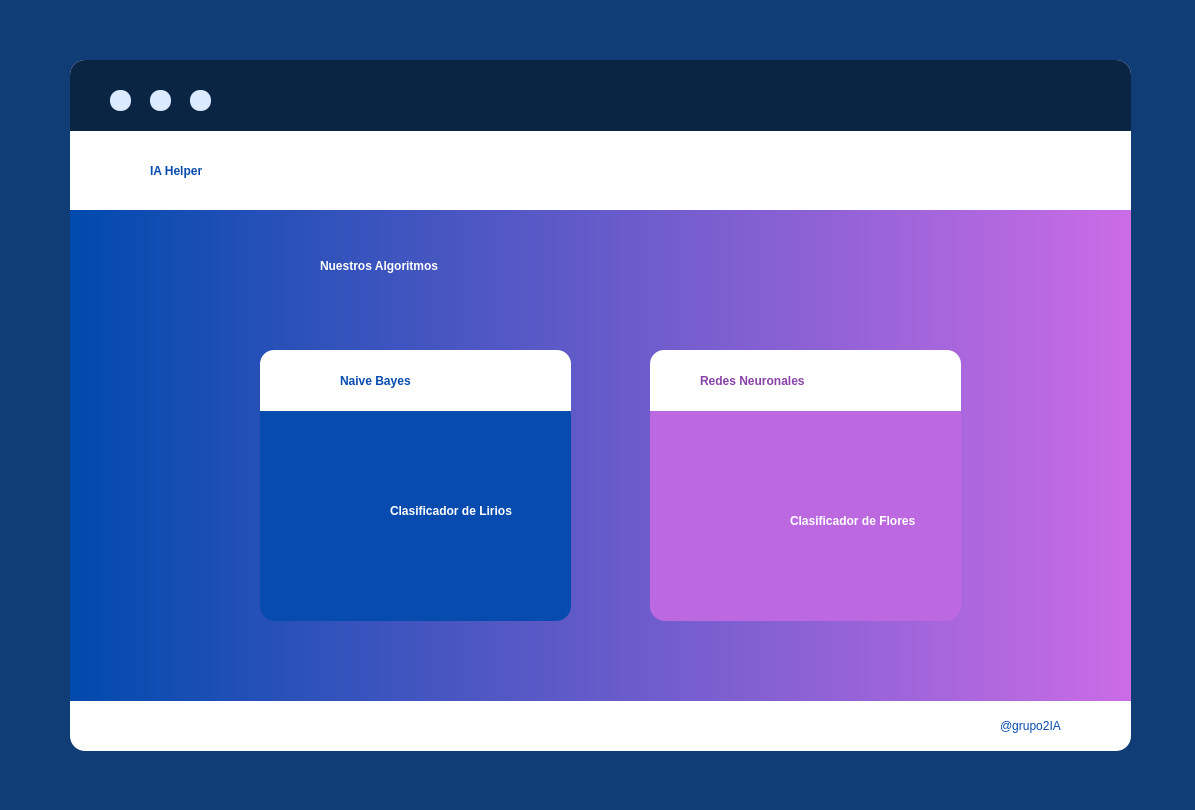
<?xml version="1.0" encoding="UTF-8"?>
<ui version="4.0">
 <class>MainWindow</class>
 <widget class="QMainWindow" name="MainWindow">
  <property name="geometry">
   <rect>
    <x>0</x>
    <y>0</y>
    <width>1195</width>
    <height>810</height>
   </rect>
  </property>
  <property name="windowTitle">
   <string>MainWindow</string>
  </property>
  <property name="styleSheet">
   <string notr="true">background-color: rgb(17, 61, 118);</string>
  </property>
  <widget class="QWidget" name="centralwidget">
   <widget class="QFrame" name="frame">
    <property name="geometry">
     <rect>
      <x>70</x>
      <y>60</y>
      <width>1061</width>
      <height>691</height>
     </rect>
    </property>
    <property name="styleSheet">
     <string notr="true">background-color: rgb(255, 255, 255);
border-radius:15px;</string>
    </property>
    <property name="frameShape">
     <enum>QFrame::StyledPanel</enum>
    </property>
    <property name="frameShadow">
     <enum>QFrame::Raised</enum>
    </property>
    <widget class="QFrame" name="frame_2">
     <property name="geometry">
      <rect>
       <x>0</x>
       <y>150</y>
       <width>1061</width>
       <height>491</height>
      </rect>
     </property>
     <property name="styleSheet">
      <string notr="true">background-color: qlineargradient(spread:pad, x1:0, y1:0, x2:1, y2:0, stop:0 rgba(0, 74, 173, 1), stop:1 rgba(203, 108, 230, 1));
border-radius:0;
</string>
     </property>
     <property name="frameShape">
      <enum>QFrame::StyledPanel</enum>
     </property>
     <property name="frameShadow">
      <enum>QFrame::Raised</enum>
     </property>
     <widget class="QFrame" name="Lirios">
      <property name="geometry">
       <rect>
        <x>190</x>
        <y>190</y>
        <width>311</width>
        <height>221</height>
       </rect>
      </property>
      <property name="styleSheet">
       <string notr="true">QFrame{
	background-color: #084BAF;
	border-radius:15px;
}

QFrame:hover{
	
	background-color: rgb(8, 86, 194);
	
}</string>
      </property>
      <property name="frameShape">
       <enum>QFrame::StyledPanel</enum>
      </property>
      <property name="frameShadow">
       <enum>QFrame::Raised</enum>
      </property>
      <widget class="QLabel" name="label_2">
       <property name="geometry">
        <rect>
         <x>40</x>
         <y>40</y>
         <width>81</width>
         <height>141</height>
        </rect>
       </property>
       <property name="styleSheet">
        <string notr="true">border-image: url(:/img/floriz.png);
background-color:none;</string>
       </property>
       <property name="text">
        <string/>
       </property>
      </widget>
      <widget class="QLabel" name="label_10">
       <property name="geometry">
        <rect>
         <x>130</x>
         <y>60</y>
         <width>151</width>
         <height>101</height>
        </rect>
       </property>
       <property name="sizePolicy">
        <sizepolicy hsizetype="Fixed" vsizetype="Fixed">
         <horstretch>0</horstretch>
         <verstretch>0</verstretch>
        </sizepolicy>
       </property>
       <property name="styleSheet">
        <string notr="true">font: 75 15pt &quot;MS Sans Serif&quot;;
font-weight: bold;
color: rgb(255, 255, 255);
background-color:none;</string>
       </property>
       <property name="text">
        <string>Clasificador de Lirios</string>
       </property>
       <property name="wordWrap">
        <bool>true</bool>
       </property>
      </widget>
     </widget>
     <widget class="QLabel" name="label_3">
      <property name="geometry">
       <rect>
        <x>250</x>
        <y>30</y>
        <width>451</width>
        <height>51</height>
       </rect>
      </property>
      <property name="styleSheet">
       <string notr="true">color: rgb(255, 255, 255);
background-color: none;
font: 75 25pt &quot;MS Sans Serif&quot;;
font-weight: bold;</string>
      </property>
      <property name="text">
       <string>Nuestros Algoritmos</string>
      </property>
     </widget>
     <widget class="QFrame" name="frame_11">
      <property name="geometry">
       <rect>
        <x>190</x>
        <y>140</y>
        <width>311</width>
        <height>61</height>
       </rect>
      </property>
      <property name="styleSheet">
       <string notr="true">background-color: rgb(255, 255, 255);
border-top-left-radius: 14px;
border-top-right-radius:14px;</string>
      </property>
      <property name="frameShape">
       <enum>QFrame::StyledPanel</enum>
      </property>
      <property name="frameShadow">
       <enum>QFrame::Raised</enum>
      </property>
      <widget class="QLabel" name="label_8">
       <property name="geometry">
        <rect>
         <x>80</x>
         <y>15</y>
         <width>151</width>
         <height>31</height>
        </rect>
       </property>
       <property name="styleSheet">
        <string notr="true">color: #084BAF;
background-color: none;
font: 75 15pt &quot;MS Sans Serif&quot;;
font-weight: bold;</string>
       </property>
       <property name="text">
        <string>Naive Bayes</string>
       </property>
      </widget>
     </widget>
     <widget class="QLabel" name="label_6">
      <property name="geometry">
       <rect>
        <x>710</x>
        <y>22</y>
        <width>81</width>
        <height>71</height>
       </rect>
      </property>
      <property name="styleSheet">
       <string notr="true">background-color: none;
border-image: url(:/img/parte2.png);</string>
      </property>
      <property name="text">
       <string/>
      </property>
     </widget>
     <widget class="QFrame" name="Flores">
      <property name="geometry">
       <rect>
        <x>580</x>
        <y>190</y>
        <width>311</width>
        <height>221</height>
       </rect>
      </property>
      <property name="styleSheet">
       <string notr="true">QFrame{
	background-color: #BC69E1;
	border-radius:15px;
}

QFrame:hover{
	background-color: rgb(196, 110, 236);
}
</string>
      </property>
      <property name="frameShape">
       <enum>QFrame::StyledPanel</enum>
      </property>
      <property name="frameShadow">
       <enum>QFrame::Raised</enum>
      </property>
      <widget class="QLabel" name="label_7">
       <property name="geometry">
        <rect>
         <x>30</x>
         <y>40</y>
         <width>111</width>
         <height>151</height>
        </rect>
       </property>
       <property name="styleSheet">
        <string notr="true">border-image: url(:/img/florder.png);
background-color: none;</string>
       </property>
       <property name="text">
        <string/>
       </property>
      </widget>
      <widget class="QLabel" name="label_11">
       <property name="geometry">
        <rect>
         <x>140</x>
         <y>70</y>
         <width>151</width>
         <height>101</height>
        </rect>
       </property>
       <property name="sizePolicy">
        <sizepolicy hsizetype="Fixed" vsizetype="Fixed">
         <horstretch>0</horstretch>
         <verstretch>0</verstretch>
        </sizepolicy>
       </property>
       <property name="styleSheet">
        <string notr="true">font: 75 15pt &quot;MS Sans Serif&quot;;
font-weight: bold;
color: rgb(255, 255, 255);
background-color: none;</string>
       </property>
       <property name="text">
        <string>Clasificador de Flores</string>
       </property>
       <property name="wordWrap">
        <bool>true</bool>
       </property>
      </widget>
     </widget>
     <widget class="QFrame" name="frame_13">
      <property name="geometry">
       <rect>
        <x>580</x>
        <y>140</y>
        <width>311</width>
        <height>61</height>
       </rect>
      </property>
      <property name="styleSheet">
       <string notr="true">background-color: rgb(255, 255, 255);
border-top-left-radius: 14px;
border-top-right-radius:14px;</string>
      </property>
      <property name="frameShape">
       <enum>QFrame::StyledPanel</enum>
      </property>
      <property name="frameShadow">
       <enum>QFrame::Raised</enum>
      </property>
      <widget class="QLabel" name="label_9">
       <property name="geometry">
        <rect>
         <x>50</x>
         <y>15</y>
         <width>221</width>
         <height>31</height>
        </rect>
       </property>
       <property name="styleSheet">
        <string notr="true">color: #8942A8;
background-color: none;
font: 75 15pt &quot;MS Sans Serif&quot;;
font-weight: bold;</string>
       </property>
       <property name="text">
        <string>Redes Neuronales</string>
       </property>
      </widget>
     </widget>
    </widget>
    <widget class="QFrame" name="frame_3">
     <property name="geometry">
      <rect>
       <x>0</x>
       <y>0</y>
       <width>1061</width>
       <height>71</height>
      </rect>
     </property>
     <property name="styleSheet">
      <string notr="true">background-color: rgb(10, 36, 68);
border-bottom-left-radius: 0px;
border-bottom-right-radius: 0px;</string>
     </property>
     <property name="frameShape">
      <enum>QFrame::StyledPanel</enum>
     </property>
     <property name="frameShadow">
      <enum>QFrame::Raised</enum>
     </property>
     <widget class="QFrame" name="frame_4">
      <property name="geometry">
       <rect>
        <x>40</x>
        <y>30</y>
        <width>21</width>
        <height>21</height>
       </rect>
      </property>
      <property name="styleSheet">
       <string notr="true">background-color: #DCEAFF;
border-radius:10;</string>
      </property>
      <property name="frameShape">
       <enum>QFrame::StyledPanel</enum>
      </property>
      <property name="frameShadow">
       <enum>QFrame::Raised</enum>
      </property>
     </widget>
     <widget class="QFrame" name="frame_5">
      <property name="geometry">
       <rect>
        <x>80</x>
        <y>30</y>
        <width>21</width>
        <height>21</height>
       </rect>
      </property>
      <property name="styleSheet">
       <string notr="true">background-color: #DCEAFF;
border-radius:10
;</string>
      </property>
      <property name="frameShape">
       <enum>QFrame::StyledPanel</enum>
      </property>
      <property name="frameShadow">
       <enum>QFrame::Raised</enum>
      </property>
     </widget>
     <widget class="QFrame" name="frame_9">
      <property name="geometry">
       <rect>
        <x>120</x>
        <y>30</y>
        <width>21</width>
        <height>21</height>
       </rect>
      </property>
      <property name="styleSheet">
       <string notr="true">background-color: #DCEAFF;
border-radius:10
;</string>
      </property>
      <property name="frameShape">
       <enum>QFrame::StyledPanel</enum>
      </property>
      <property name="frameShadow">
       <enum>QFrame::Raised</enum>
      </property>
     </widget>
    </widget>
    <widget class="QLabel" name="label">
     <property name="geometry">
      <rect>
       <x>930</x>
       <y>650</y>
       <width>101</width>
       <height>31</height>
      </rect>
     </property>
     <property name="styleSheet">
      <string notr="true">color: #084BAF;
font: 75 12pt &quot;MS Shell Dlg 2&quot;;</string>
     </property>
     <property name="text">
      <string>@grupo2IA</string>
     </property>
    </widget>
    <widget class="QLabel" name="label_4">
     <property name="geometry">
      <rect>
       <x>80</x>
       <y>90</y>
       <width>111</width>
       <height>41</height>
      </rect>
     </property>
     <property name="styleSheet">
      <string notr="true">color: #084BAF;
background-color: none;
font: 75 15pt &quot;MS Sans Serif&quot;;
font-weight: bold;</string>
     </property>
     <property name="text">
      <string>IA Helper</string>
     </property>
    </widget>
    <widget class="QLabel" name="label_5">
     <property name="geometry">
      <rect>
       <x>10</x>
       <y>78</y>
       <width>61</width>
       <height>61</height>
      </rect>
     </property>
     <property name="styleSheet">
      <string notr="true">background-image: url(:/img/parte1.png);
border-radius:0;</string>
     </property>
     <property name="text">
      <string/>
     </property>
    </widget>
   </widget>
  </widget>
 </widget>
 <resources>
  <include location="res.qrc"/>
 </resources>
 <connections/>
</ui>
